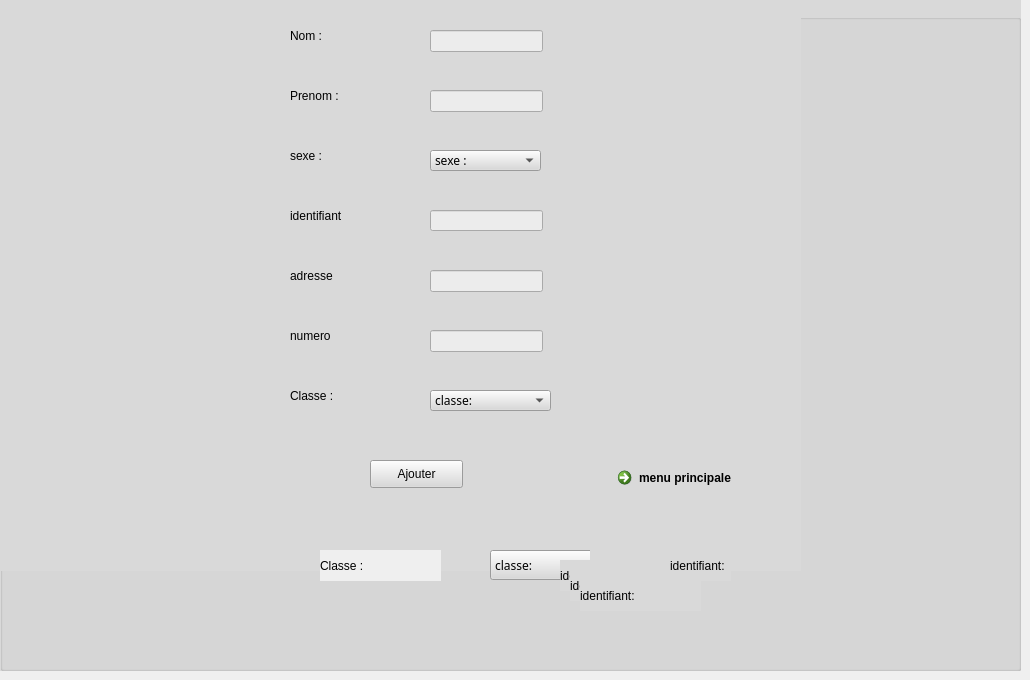
      <widget class="QWidget" name="tab_12">
       <attribute name="title">
        <string>ajouter un auditeur </string>
       </attribute>
       <widget class="QGroupBox" name="groupBox_7">
        <property name="geometry">
         <rect>
          <x>0</x>
          <y>0</y>
          <width>1021</width>
          <height>671</height>
         </rect>
        </property>
        <property name="styleSheet">
         <string notr="true">background-color: rgb(217, 217, 217);</string>
        </property>
        <property name="locale">
         <locale language="French" country="France"/>
        </property>
        <property name="title">
         <string>GESTION AUDITEUR</string>
        </property>
        <widget class="QLabel" name="label_39">
         <property name="geometry">
          <rect>
           <x>290</x>
           <y>80</y>
           <width>121</width>
           <height>31</height>
          </rect>
         </property>
         <property name="styleSheet">
          <string notr="true"/>
         </property>
         <property name="text">
          <string>Prenom :</string>
         </property>
        </widget>
        <widget class="QLabel" name="label_44">
         <property name="geometry">
          <rect>
           <x>320</x>
           <y>550</y>
           <width>121</width>
           <height>31</height>
          </rect>
         </property>
         <property name="styleSheet">
          <string notr="true">background-color: rgb(239, 239, 239);</string>
         </property>
         <property name="text">
          <string>Classe :</string>
         </property>
        </widget>
        <widget class="QLineEdit" name="le_nom_2">
         <property name="geometry">
          <rect>
           <x>430</x>
           <y>30</y>
           <width>113</width>
           <height>22</height>
          </rect>
         </property>
         <property name="styleSheet">
          <string notr="true">background-color: rgb(236, 236, 236);</string>
         </property>
        </widget>
        <widget class="QLineEdit" name="le_prenom">
         <property name="geometry">
          <rect>
           <x>430</x>
           <y>90</y>
           <width>113</width>
           <height>22</height>
          </rect>
         </property>
         <property name="styleSheet">
          <string notr="true">background-color: rgb(236, 236, 236);</string>
         </property>
        </widget>
        <widget class="QLineEdit" name="le_id_2">
         <property name="geometry">
          <rect>
           <x>430</x>
           <y>210</y>
           <width>113</width>
           <height>21</height>
          </rect>
         </property>
         <property name="styleSheet">
          <string notr="true">background-color: rgb(236, 236, 236);</string>
         </property>
        </widget>
        <widget class="QLineEdit" name="le_adresse">
         <property name="geometry">
          <rect>
           <x>430</x>
           <y>270</y>
           <width>113</width>
           <height>22</height>
          </rect>
         </property>
         <property name="styleSheet">
          <string notr="true">background-color: rgb(236, 236, 236);</string>
         </property>
        </widget>
        <widget class="QLineEdit" name="le_numero">
         <property name="geometry">
          <rect>
           <x>430</x>
           <y>330</y>
           <width>113</width>
           <height>22</height>
          </rect>
         </property>
         <property name="styleSheet">
          <string notr="true">background-color: rgb(236, 236, 236);</string>
         </property>
        </widget>
        <widget class="QPushButton" name="pb_ajouter_2">
         <property name="geometry">
          <rect>
           <x>370</x>
           <y>460</y>
           <width>93</width>
           <height>28</height>
          </rect>
         </property>
         <property name="styleSheet">
          <string notr="true">background-image: url(:/new/prefix1/Add.png);</string>
         </property>
         <property name="text">
          <string>Ajouter</string>
         </property>
        </widget>
        <widget class="QComboBox" name="le_sexe">
         <property name="geometry">
          <rect>
           <x>430</x>
           <y>150</y>
           <width>111</width>
           <height>21</height>
          </rect>
         </property>
         <property name="font">
          <font>
           <family>Berlin Sans FB</family>
           <pointsize>9</pointsize>
           <weight>50</weight>
           <italic>false</italic>
           <bold>false</bold>
          </font>
         </property>
         <property name="styleSheet">
          <string notr="true">font: 9pt &quot;Berlin Sans FB&quot;;</string>
         </property>
         <property name="currentIndex">
          <number>0</number>
         </property>
         <item>
          <property name="text">
           <string>sexe :</string>
          </property>
         </item>
         <item>
          <property name="text">
           <string>femme</string>
          </property>
         </item>
         <item>
          <property name="text">
           <string>homme</string>
          </property>
         </item>
        </widget>
        <widget class="QComboBox" name="le_classe">
         <property name="geometry">
          <rect>
           <x>490</x>
           <y>550</y>
           <width>131</width>
           <height>30</height>
          </rect>
         </property>
         <property name="font">
          <font>
           <family>Berlin Sans FB</family>
           <pointsize>9</pointsize>
           <weight>50</weight>
           <italic>false</italic>
           <bold>false</bold>
          </font>
         </property>
         <property name="styleSheet">
          <string notr="true">font: 9pt &quot;Berlin Sans FB&quot;;</string>
         </property>
         <property name="currentIndex">
          <number>0</number>
         </property>
         <item>
          <property name="text">
           <string>classe:</string>
          </property>
         </item>
         <item>
          <property name="text">
           <string>A</string>
          </property>
         </item>
         <item>
          <property name="text">
           <string>B</string>
          </property>
         </item>
         <item>
          <property name="text">
           <string>C</string>
          </property>
         </item>
        </widget>
        <widget class="QLabel" name="label_52">
         <property name="geometry">
          <rect>
           <x>290</x>
           <y>380</y>
           <width>121</width>
           <height>31</height>
          </rect>
         </property>
         <property name="styleSheet">
          <string notr="true"/>
         </property>
         <property name="text">
          <string>Classe :</string>
         </property>
        </widget>
        <widget class="QComboBox" name="le_classe_3">
         <property name="geometry">
          <rect>
           <x>430</x>
           <y>390</y>
           <width>121</width>
           <height>21</height>
          </rect>
         </property>
         <property name="font">
          <font>
           <family>Berlin Sans FB</family>
           <pointsize>9</pointsize>
           <weight>50</weight>
           <italic>false</italic>
           <bold>false</bold>
          </font>
         </property>
         <property name="styleSheet">
          <string notr="true">font: 9pt &quot;Berlin Sans FB&quot;;</string>
         </property>
         <property name="currentIndex">
          <number>0</number>
         </property>
         <item>
          <property name="text">
           <string>classe:</string>
          </property>
         </item>
         <item>
          <property name="text">
           <string>A</string>
          </property>
         </item>
         <item>
          <property name="text">
           <string>B</string>
          </property>
         </item>
         <item>
          <property name="text">
           <string>C</string>
          </property>
         </item>
        </widget>
        <widget class="QCommandLinkButton" name="commandLinkButton_26">
         <property name="geometry">
          <rect>
           <x>610</x>
           <y>460</y>
           <width>171</width>
           <height>41</height>
          </rect>
         </property>
         <property name="text">
          <string>menu principale </string>
         </property>
        </widget>
        <widget class="QLabel" name="label_61">
         <property name="geometry">
          <rect>
           <x>290</x>
           <y>20</y>
           <width>121</width>
           <height>31</height>
          </rect>
         </property>
         <property name="styleSheet">
          <string notr="true"/>
         </property>
         <property name="text">
          <string>Nom :</string>
         </property>
        </widget>
        <widget class="QLabel" name="label_40">
         <property name="geometry">
          <rect>
           <x>290</x>
           <y>140</y>
           <width>121</width>
           <height>31</height>
          </rect>
         </property>
         <property name="styleSheet">
          <string notr="true"/>
         </property>
         <property name="text">
          <string>sexe :</string>
         </property>
        </widget>
        <widget class="QLabel" name="label_41">
         <property name="geometry">
          <rect>
           <x>290</x>
           <y>200</y>
           <width>121</width>
           <height>31</height>
          </rect>
         </property>
         <property name="styleSheet">
          <string notr="true"/>
         </property>
         <property name="text">
          <string>identifiant</string>
         </property>
        </widget>
        <widget class="QLabel" name="label_42">
         <property name="geometry">
          <rect>
           <x>290</x>
           <y>260</y>
           <width>121</width>
           <height>31</height>
          </rect>
         </property>
         <property name="styleSheet">
          <string notr="true"/>
         </property>
         <property name="text">
          <string>adresse</string>
         </property>
        </widget>
        <widget class="QLabel" name="label_43">
         <property name="geometry">
          <rect>
           <x>290</x>
           <y>320</y>
           <width>121</width>
           <height>31</height>
          </rect>
         </property>
         <property name="styleSheet">
          <string notr="true"/>
         </property>
         <property name="text">
          <string>numero </string>
         </property>
        </widget>
        <widget class="QLabel" name="label_163">
         <property name="geometry">
          <rect>
           <x>590</x>
           <y>550</y>
           <width>121</width>
           <height>31</height>
          </rect>
         </property>
         <property name="styleSheet">
          <string notr="true"/>
         </property>
         <property name="text">
          <string>identifiant:</string>
         </property>
        </widget>
        <widget class="QLabel" name="label_154">
         <property name="geometry">
          <rect>
           <x>-20</x>
           <y>-20</y>
           <width>821</width>
           <height>591</height>
          </rect>
         </property>
         <property name="text">
          <string/>
         </property>
         <property name="pixmap">
          <pixmap>../../palette.jpg</pixmap>
         </property>
         <property name="scaledContents">
          <bool>true</bool>
         </property>
        </widget>
        <widget class="QLabel" name="label_164">
         <property name="geometry">
          <rect>
           <x>610</x>
           <y>550</y>
           <width>121</width>
           <height>31</height>
          </rect>
         </property>
         <property name="styleSheet">
          <string notr="true"/>
         </property>
         <property name="text">
          <string>identifiant:</string>
         </property>
        </widget>
        <widget class="QLabel" name="label_165">
         <property name="geometry">
          <rect>
           <x>560</x>
           <y>560</y>
           <width>121</width>
           <height>31</height>
          </rect>
         </property>
         <property name="styleSheet">
          <string notr="true"/>
         </property>
         <property name="text">
          <string>identifiant:</string>
         </property>
        </widget>
        <widget class="QLabel" name="label_166">
         <property name="geometry">
          <rect>
           <x>570</x>
           <y>570</y>
           <width>121</width>
           <height>31</height>
          </rect>
         </property>
         <property name="styleSheet">
          <string notr="true"/>
         </property>
         <property name="text">
          <string>identifiant:</string>
         </property>
        </widget>
        <widget class="QLabel" name="label_167">
         <property name="geometry">
          <rect>
           <x>580</x>
           <y>580</y>
           <width>121</width>
           <height>31</height>
          </rect>
         </property>
         <property name="styleSheet">
          <string notr="true"/>
         </property>
         <property name="text">
          <string>identifiant:</string>
         </property>
        </widget>
        <zorder>label_154</zorder>
        <zorder>pb_ajouter_2</zorder>
        <zorder>label_39</zorder>
        <zorder>label_44</zorder>
        <zorder>le_nom_2</zorder>
        <zorder>le_prenom</zorder>
        <zorder>le_id_2</zorder>
        <zorder>le_adresse</zorder>
        <zorder>le_numero</zorder>
        <zorder>le_sexe</zorder>
        <zorder>le_classe</zorder>
        <zorder>label_52</zorder>
        <zorder>le_classe_3</zorder>
        <zorder>commandLinkButton_26</zorder>
        <zorder>label_40</zorder>
        <zorder>label_41</zorder>
        <zorder>label_42</zorder>
        <zorder>label_43</zorder>
        <zorder>label_163</zorder>
        <zorder>label_61</zorder>
        <zorder>label_164</zorder>
        <zorder>label_165</zorder>
        <zorder>label_166</zorder>
        <zorder>label_167</zorder>
       </widget>
       <widget class="QLabel" name="label_162">
        <property name="geometry">
         <rect>
          <x>670</x>
          <y>550</y>
          <width>121</width>
          <height>31</height>
         </rect>
        </property>
        <property name="styleSheet">
         <string notr="true"/>
        </property>
        <property name="text">
         <string>identifiant:</string>
        </property>
       </widget>
      </widget>
